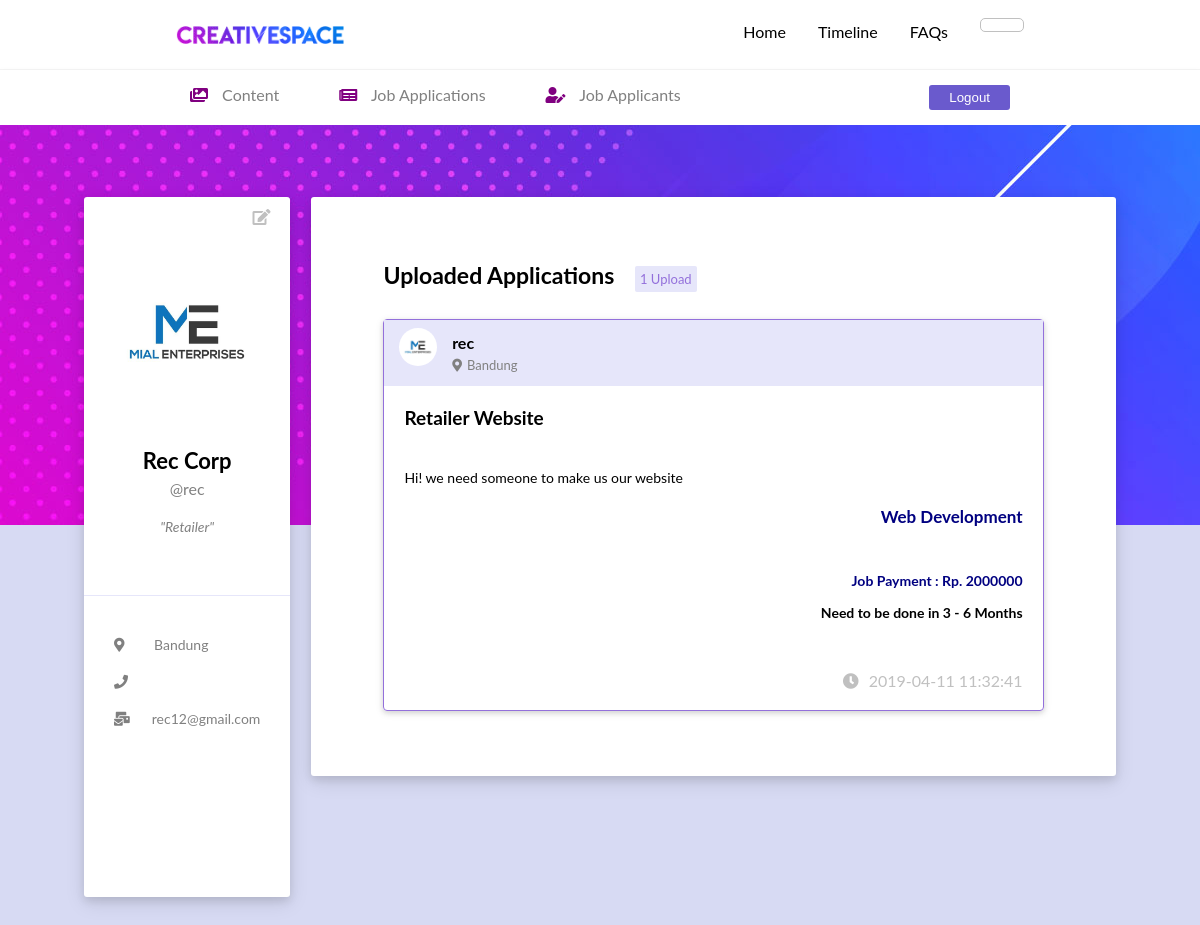
/profile-rec-visit.php?uname_visit=rec, run on the app's committed database.
### tables this page shows
CREATE TABLE `recruiter_profile` (
  `id_recruiter` int(11) NOT NULL,
  `recruiter_name` varchar(40) NOT NULL,
  `recruiter_uname` varchar(20) NOT NULL,
  `recruiter_email` varchar(30) NOT NULL,
  `recruiter_phone` varchar(100) NOT NULL,
  `recruiter_city` varchar(28) NOT NULL,
  `recruiter_img` varchar(100) NOT NULL,
  `recruiter_header` varchar(100) NOT NULL,
  `recruiter_status` varchar(200) NOT NULL
);

CREATE TABLE `job_application` (
  `id_jobapp` int(11) NOT NULL,
  `uname_rec_job` varchar(28) NOT NULL,
  `job_title` varchar(200) NOT NULL,
  `job_desc` varchar(500) NOT NULL,
  `job_skill` varchar(50) NOT NULL,
  `job_deadline` varchar(100) NOT NULL,
  `job_payment` varchar(100) NOT NULL,
  `job_upload_date` datetime NOT NULL
);

### profile-rec-visit.php (the view, shortened to what this page needs)
<!DOCTYPE html>
<html>
<head>
	<link rel="stylesheet" type="text/css"href="vendor/font-awesome/css/all.css">
	<link rel="stylesheet" type="text/css"href="vendor/font-awesome/css/brands.min.css">
	<link rel="stylesheet" type="text/css" href="css/navigation-bar.css">
	<link rel="stylesheet" type="text/css" href="css/profile.css">
	<link rel="stylesheet" type="text/css" href="css/timeline-responsive.css">
	<link rel="stylesheet" type="text/css" href="css/job-form.css">
</head>
<body>
<?php
        $uname_visit = addslashes($_GET['uname_visit']);
		include 'function/connection.php';
		$sql = "SELECT
					recruiter_name,
                    recruiter_uname,
                    recruiter_city,
                    recruiter_img,
                    recruiter_header,
                    recruiter_email,
                    recruiter_phone,
                    recruiter_status
				FROM
					recruiter_profile WHERE recruiter_uname = '$uname_visit';";
		$result = mysqli_query($conn, $sql);
		$resultCheck = mysqli_num_rows($result);
		if($resultCheck > 0) {
			while ($row = mysqli_fetch_assoc($result)) {
	?>
	<nav>
		<div class="upper-navbar">
			<ul class="menu-padding">
				<li class="profil">
					<div class="profile">
						<div class="profile-img">
						</div>
					</div>
				</li>
				<li><a href="faq.php">FAQs</a></li>
				<li><a href="timeline-rec.php">Timeline</a></li>
				<li><a href="index.php">Home</a></li>
				<li class="left-menu">
					<a href="index.php">
						<img src="img/creativespace.png">
					</a>
				</li>
			</ul>
		</div>
		<div class="lower-navbar">
			<ul class="menu-padding">
				<li>
					<a href="timeline-rec.php"><i class="fa fa-1x fa-images"></i> Content</a>
				</li>
				<li><a href="timeline-jobapp-employer.php"><i class="fa fa-1x fa-newspaper"></i> Job Applications</a></li>
				<li><a href="job-applicant.php"><i class="fa fa-1x fa-user-edit"></i> Job Applicants</a></li>
				<li style="float:right">
					<form action="function/logout.php" method="POST">
						<button class="logout" name="logout">Logout</button>
					</form>
				</li>
			</ul>
		</div>
	</nav>
	<?php
		$header_stu = $row['recruiter_header'];
		if(!$header_stu == null) {
			$headerbg = 'header-recruiter/'.$row['recruiter_header'];
		} else {
			$headerbg = 'img/bgbg.jpg';
		}
	?>
    <div class="main-header" style="background-image:url('<?php echo $headerbg;?>');">
		<div class="main-profile">
			<div class="profile-descript">
				<div class="edit-profile">
					<a href="profile-edit-rec.php"><i class="fa fa-edit fa-1x"></i></a>
				</div>
				<div class="profile-picture">
						<?php
							$propic = $row['recruiter_img'];
							if(!$propic == null) {
								echo "<center><img src=profile-picture/$propic></center>";
							} else {
								echo "<img src=img/enterprise.png>";
							}
						?>
				</div>
				<div class="more-profile">
					<div class="profile-name"><?php echo $row['recruiter_name'];?></div>
					<div class="uname-name"><center>@<?php echo $row['recruiter_uname'];?></center></div>
					<div class="profile-status">
						"<?php echo $row['recruiter_status'];?>"
					</div>
					<div class="profile-info">
						<div class="info-profile">
							<div class="icon-info">
								<i class="fa fa-map-marker-alt fa-1x"></i>
							</div>
							<div class="icon-ket">
							<?php
									$loc = $row['recruiter_city'];
									if($loc == null) {
										echo "-";
									} else {
										echo $row['recruiter_city'];
									}
								?>
							</div>
						</div>
						<div class="info-profile">
							<div class="icon-info">
								<i class="fa fa-phone fa-1x"></i>
							</div>
						</div>
						<div class="info-profile">
							<div class="icon-info">
								<i class="fa fa-mail-bulk fa-1x"></i>
							</div>
							<div class="icon-ket">
									<?php
										$emails = $row['recruiter_email'];
										if($emails == null) {
											echo "-";
										} else {
											echo $emails;
										}
									?>
							</div>
						</div>
					</div>
				</div>
			</div>
			<?php
						}
					}
                    $job_query = "SELECT recruiter_img,
                    recruiter_city,
                    uname_rec_job,
                    job_title,
                    job_desc,
                    job_skill,
                    job_deadline,
                    job_payment,
                    job_upload_date
                FROM recruiter_profile,
                    job_application
                WHERE recruiter_profile.recruiter_uname = job_application.uname_rec_job
                AND recruiter_profile.recruiter_uname = '$uname_visit'
                AND job_application.uname_rec_job = '$uname_visit' ORDER BY job_application.job_upload_date DESC;";
                $result_job = mysqli_query($conn, $job_query);
                $resultCheck_job = mysqli_num_rows($result_job);
			?>
			<div class="profile-timeline">
				<div class="timelines">
				<div class="timelines-title"><b>Uploaded Applications </b>
					<span class="count-span">
					<?php
                                if ($resultCheck_job > 1) {
                                    echo $resultCheck_job." Uploads";
                                } else {
                                    echo $resultCheck_job." Upload";
                                }
                            ?>
					</span>
				</div>
						<?php
				if($resultCheck_job > 0) {
					while ($row_job = mysqli_fetch_assoc($result_job)) {
			?>
					<div class="timelines-job">
				<div class="profile-job">
					<div class="profile-job-img">
                    <?php
							$propic = $row_job['recruiter_img'];
							if(!$propic == null) {
								echo "<center><img src=profile-picture/$propic></center>";
							} else {
								echo "<img src=img/enterprise.png>";
							}
						?>
					</div>
					<div class="profile-job-uname">
						<b><?php echo $row_job['uname_rec_job'];?></b> <br>
						<p><i class="fa fa-map-marker-alt fa-1x"></i><?php echo $row_job['recruiter_city'];?></p>
					</div>
				</div>
				<div class="job-title">
				<?php echo $row_job['job_title'];?>
				</div>
				<div class="job-desc">
					<?php echo $row_job['job_desc'];?>
				</div>
				<div class="content-job-category">
					<?php echo $row_job['job_skill'];?>
				</div>
				<div class="job-pay">
					Job Payment : Rp. <?php echo $row_job['job_payment'];?>
				</div>
				<div class="job-time">
					Need to be done in <?php echo $row_job['job_deadline'];?>
				</div>
				<div class="content-time">
					<i class="fa fa-1x fa-clock"></i><?php echo $row_job['job_upload_date'];?>
				</div>
			</div>
					<?php }} ?>
				</div>
			</div>
		</div>
	</div>
</body>
</html>

### css/navigation-bar.css (style rules this page uses)
* { padding:0; margin:0; box-sizing: border-box; }
body { font-family:lato; background-color:#D7DAF3; }
nav { max-width:100%; background-color:white; }
ul { list-style-type:none; overflow:hidden; }
li { float:right; padding:22px 16px; }
li a { color:black; text-decoration:none; }
.upper-navbar { background-color:white; height:70px; border-bottom:1px solid whitesmoke; }
.profil { padding:18px 16px; }
.profile { border:1px solid silver; border-radius:5px; font-size:13px; display:flex; font-weight:bold; padding:5px 16px; }
.logout { background-color:slateblue; border:none; padding:5px 20px; color:white; border-radius:3px; }
.profile-img { border-radius:50%; padding:0px 10px 0px 0px; }
.menu-padding { padding:0px 160px; }
.lower-navbar { background-color:white; box-shadow: 0 4px 8px 0 rgba(0, 0, 0, 0.1); }
.lower-navbar li { float:left; padding:15px 30px; }
.lower-navbar li a { color:grey; }
.lower-navbar li a i { color:purple; }
.left-menu { float:left; width:200px; padding:20px 16px; }
.left-menu img { max-width:100%; }
i { margin:0px 10px 0px 0px; }

### css/profile.css (style rules this page uses)
.main-header { width:100%; height:400px; position: relative; }
.main-profile { padding:6% 7%; width:100%; position: absolute; height:180vh; }
.profile-descript { float:left; border-radius:3px; background-color:white; width:20%; box-shadow: 0 4px 8px 0 rgba(0, 0, 0, 0.1), 0 6px 20px 0 rgba(0, 0, 0, 0.1); }
.edit-profile { float:right; padding:10px; }
.edit-profile a { color:silver; }
.profile-picture { margin:0 auto; margin-top:50px; border-radius:50%; height:170px; width:170px; }
.profile-picture img { width:100%; border-radius:50%; }
.more-profile { width:100%; }
.profile-name { margin-top:30px; text-align:center; font-weight:bold; font-size:22px; }
.uname-name { margin-top:5px; color:grey; font-size:16px; }
.profile-status { text-align:center; font-style:italic; color:grey; padding:20px; font-size:14px; }
.profile-info { border-top:1px solid lavender; color:grey; margin-top:40px; font-size:14px; padding:20px 30px; margin-bottom:150px; }
.info-profile { display:flex; padding-top:20px; color:grey; }
.icon-info { width:40px; }
.profile-timeline { float:left; box-shadow: 0 4px 8px 0 rgba(0, 0, 0, 0.1), 0 6px 20px 0 rgba(0, 0, 0, 0.1); width:78%; border-radius:3px; margin-left:2%; overflow:auto; background-color:white; }
.timelines { width:90%; height:100%; padding:8% 4%; margin:0 auto; }
.timelines-title { font-size:23px; margin-bottom:30px; }
.count-span { color:mediumpurple; padding:5px; border-radius:2px; font-size:13px; background-color:lavender; margin-left:15px; }
.content-time { width:100%; text-align:right; color:silver; margin-top:20px; }
.timelines-job { width:100%; border:1px solid mediumpurple; border-radius:4px; margin-top:20px; }
.content-job-category { color:silver; font-weight:bold; font-size:17px; text-align:right; }
.job-title { font-weight:bold; font-size:19px; margin-bottom:20px; }
.job-desc { font-size:14px; text-align:justify; }
.job-pay { margin-top:25px; text-align:right; font-size:14px; font-weight:bold; color:navy; }
.job-time { margin-top:5px; text-align:right; font-size:14px; font-weight:bold; }
.timelines-job { box-shadow: 0 2px 5px 0 rgba(0, 0, 0, 0.1), 0 2px 8px 0 rgba(0, 0, 0, 0.1); width:100%; border-radius:4px; margin-top:20px; }
.profile-job { background-color:lavender; display:flex; padding:8px 15px; }
.profile-job-img { width:6%; border-radius:50%; }
.profile-job-img img { width:100%; border-radius:50%; }
.profile-job-uname { width:90%; padding:5px 15px; }
.profile-job-uname p { color:grey; font-size:13px; margin-top:5px; }
.profile-job-uname i { margin-right:5px; }
.content-job-category { color:navy; font-weight:bold; font-size:17px; text-align:right; padding:20px 20px 0px 0px; }
.job-title { font-weight:bold; font-size:19px; padding:20px; }
.job-desc { padding:0px 20px; font-size:14px; text-align:justify; }
.job-pay { padding:20px 20px 10px 0px; text-align:right; font-size:14px; font-weight:bold; color:navy; }
.job-time { padding:0px 20px 10px 0px; text-align:right; font-size:14px; font-weight:bold; }
.content-time { width:100%; text-align:right; color:silver; padding:20px; }

### data on the page
recruiter_profile: recruiter_img (picture), recruiter_name "Rec Corp", recruiter_uname "rec", recruiter_status "Retailer", recruiter_city "Bandung", recruiter_email "rec12@gmail.com", job_application.uname_rec_job "rec", job_application.job_title "Retailer Website", job_application.job_desc "Hi! we need someone to make us our website", job_application.job_skill "Web Development", job_application.job_payment "2000000", job_application.job_deadline "3 - 6 Months", job_application.job_upload_date "2019-04-11 11:32:41"

### other printed values
$resultCheck_job "1"
